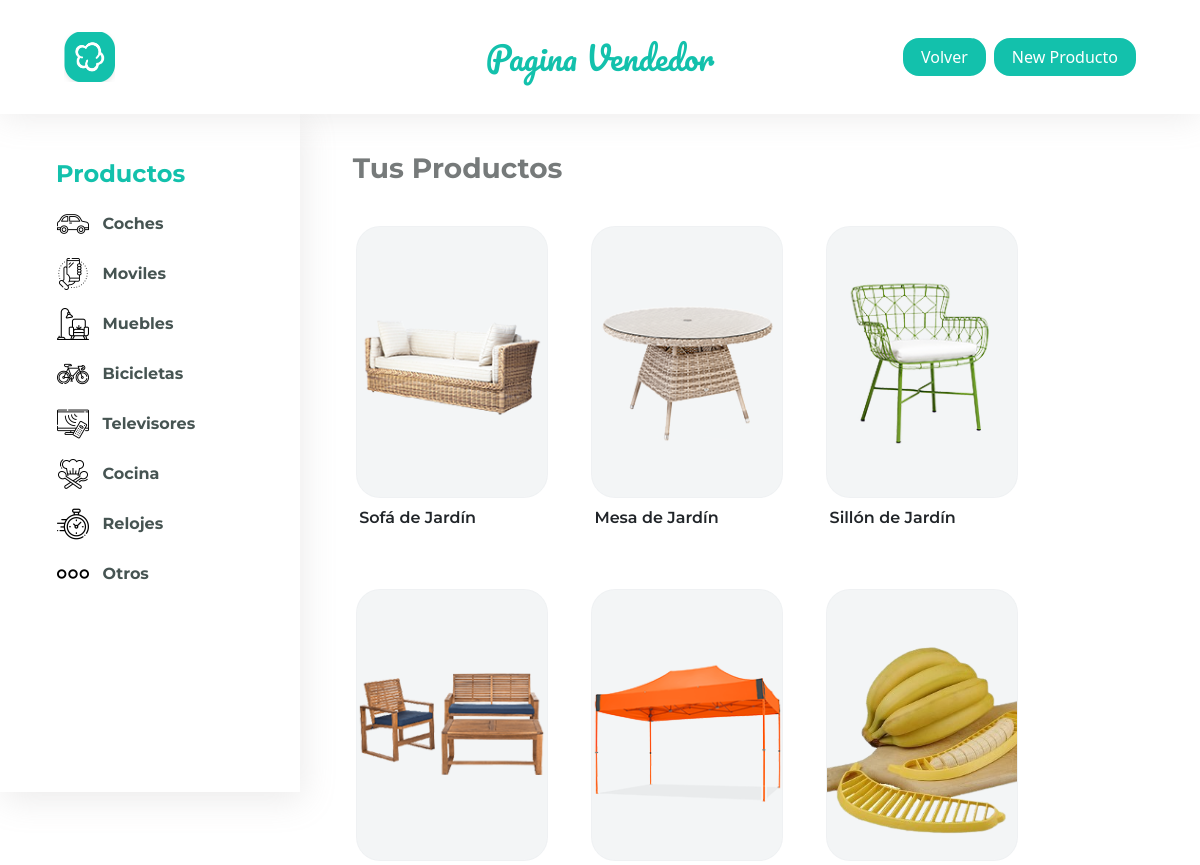
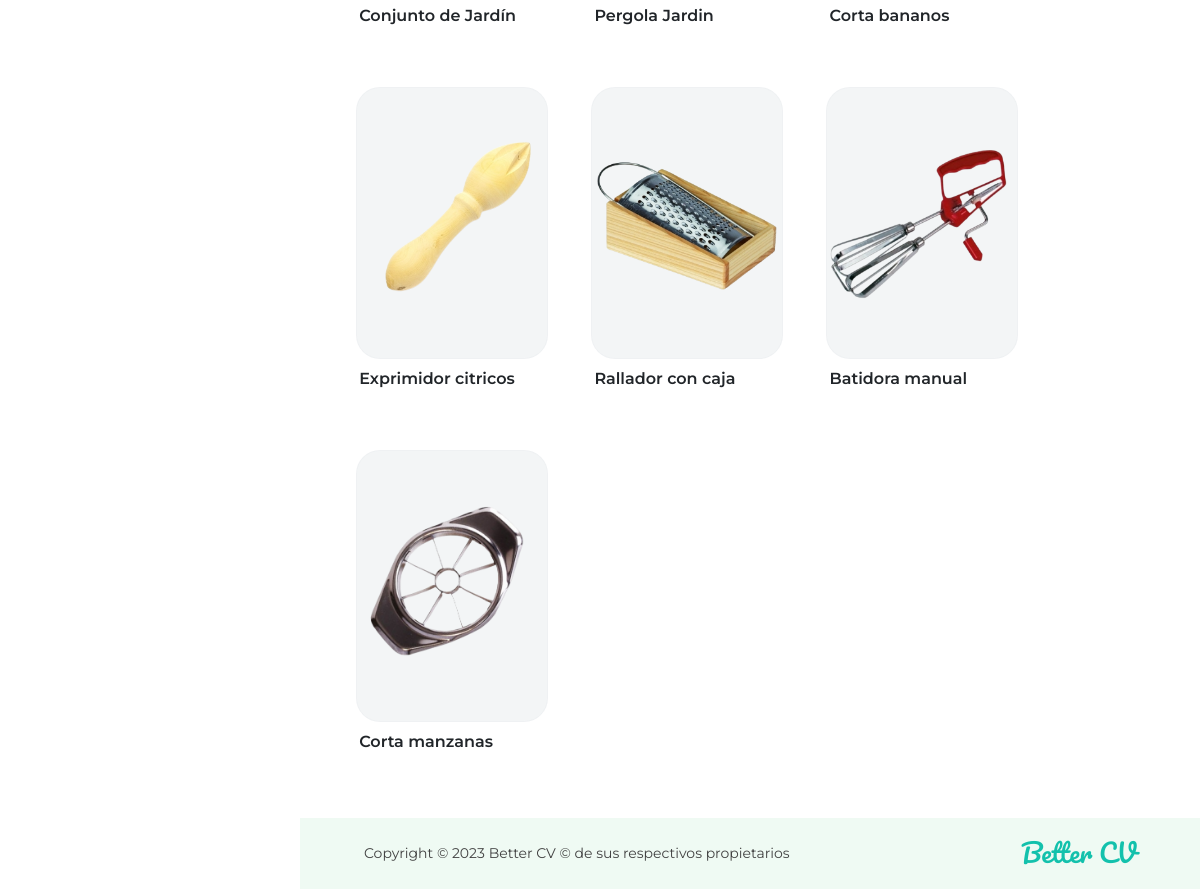
The app's page /pag-vendedores/index.php?id=1 with its own data (2 pictures, top to bottom).
### tables this page shows
CREATE TABLE `productos` (
  `id_prod` int(10) NOT NULL,
  `nombre_prod` varchar(50) NOT NULL,
  `id_vendedor` int(10) NOT NULL,
  `foto_prod` varchar(100) NOT NULL,
  `precio_prod` int(20) NOT NULL,
  `tipo_prod` varchar(50) NOT NULL,
  `etiqueta_producto` varchar(50) NOT NULL,
  `descuento` int(10) NOT NULL
);

### pag-vendedores/index.php (the view, shortened to what this page needs)
<!DOCTYPE html>
<html lang="en">
<head>
    <link rel="stylesheet" href="vendedores.css">
    <link href="https://cdn.jsdelivr.net/npm/bootstrap@5.3.1/dist/css/bootstrap.min.css" rel="stylesheet">
</head>
    <?php
	$id=$_GET['id'];
  ?>
<body>
    <nav>
        <div class="logo"><a href="../pag-vendedores/index.php?prod=.&id=<?php echo $id ?>"><img src="../img/logo-cv.png" alt=""></a></div>
        <div><p class="m-0">Pagina Vendedor</p></div>
        <div class="end">
            <button onclick="location.href='../index.php'">Volver</button>
            <button data-bs-toggle="modal" data-bs-target="#modal_estructura_nuevo_producto">New Producto</button>
        </div>
    </nav>
    <main>
        <section class="lateral">
            <h5>Productos</h5>
            <div class="eleccion">
                <img src="../img/iconos/coche.png" alt="coches">
                <a href="../pag-vendedores/index.php?prod=coches&id=<?php echo $id?>">Coches</a>
            </div>
            <div class="eleccion">
                <img src="../img/iconos/telefono-inteligente.png" alt="moviles">
                <a href="../pag-vendedores/index.php?prod=moviles&id=<?php echo $id?>">Moviles</a>
            </div>
            <div class="eleccion">
                <img src="../img/iconos/muebles.png" alt="muebles">
                <a href="../pag-vendedores/index.php?prod=muebles&id=<?php echo $id?>">Muebles</a>
            </div>
            <div class="eleccion">
                <img src="../img/iconos/bicicleta.png" alt="bicicletas">
                <a href="../pag-vendedores/index.php?prod=bicicletas&id=<?php echo $id?>">Bicicletas</a>
            </div>
            <div class="eleccion">
                <img src="../img/iconos/televisor.png" alt="televisores">
                <a href="../pag-vendedores/index.php?prod=televisores&id=<?php echo $id?>">Televisores</a>
            </div>
            <div class="eleccion">
                <img src="../img/iconos/cocina.png" alt="cocina">
                <a href="../pag-vendedores/index.php?prod=cocina&id=<?php echo $id?>">Cocina</a>
            </div>
            <div class="eleccion">
                <img src="../img/iconos/reloj.png" alt="reloj">
                <a href="../pag-vendedores/index.php?prod=reloj&id=<?php echo $id?>">Relojes</a>
            </div>
            <div class="eleccion">
                <img src="../img/iconos/otros.png" alt="otros">
                <a href="../pag-vendedores/index.php?prod=otros&id=<?php echo $id?>">Otros</a>
            </div>
        </section>
        <section class="pantalla">
            <h3 class="title">Tus Productos</h3>
            <div class="productos">
                <?php
                    $id=$_GET['id'];
					$prod=$_GET['prod'];
                    include ("../conectar.php");
                    $sql_buscar="SELECT * FROM productos WHERE id_vendedor=$id AND tipo_prod like '%$prod%'";
                    $busqueda=mysqli_query($mysql, $sql_buscar);
                    while ($producto=mysqli_fetch_array($busqueda)){
                        echo '
                        <div class="caja">
                            <button data-bs-toggle="modal" data-bs-target="#modal_estructura'.$producto['id_prod'].'" class="img"><img src="../img/'.$producto['foto_prod'].'" alt="foto"></button>
                            <p>'.$producto['nombre_prod'].'</p>
                        </div>
                        ';
                    }
                ?>
            </div>
            <footer>
                <small>Copyright © 2023 Better CV © de sus respectivos propietarios</small>
                <p class="m-0">Better CV</p>
            </footer>
        </section>
    </main>
</body>
</html>

### pag-vendedores/vendedores.css (style rules this page uses)
* { margin: 0; padding: 0; }
nav { width: 100%; display: flex; position: fixed; padding: 2rem 4rem; box-shadow: 0rem 0.2rem 2rem rgba(159, 153, 153, 0.2); background-color: white; z-index: 2; }
nav div { display: flex; flex: 1; justify-content: center; align-items: center; }
nav div p { font-family: "Pacifico", cursive; font-size: 2rem; font-weight: 400; color: #13C1AC; }
nav .logo { display: flex; flex: 1; justify-content: start; align-items: center; }
nav .logo img { width: 3.2rem; }
nav .end { display: flex; justify-content: end; align-items: center; gap: 0.5rem; }
nav .end button { border: 2px solid #13C1AC; border-radius: 1rem; background-color: #13C1AC; padding: 0.3rem 1rem; color: white; font-weight: 500; transition: 0.2s ease-in; }
main { width: 100%; display: flex; }
main .lateral { display: flex; position: fixed; flex-direction: column; justify-content: start; background-color: white; top: 7rem; width: 25%; height: 85vh; padding: 3rem 3rem 2rem 2.5rem; gap: 0.3rem; z-index: 1; box-shadow: 0.2rem 0.5rem 2rem rgba(159, 153, 153, 0.2); }
main .lateral h5 { font-family: "Montserrat", sans-serif; font-size: 1.5rem; font-weight: 700; color: #13C1AC; margin-left: 1rem; }
main .lateral .eleccion { display: flex; position: relative; width: 100%; padding: 0.35rem 0.35rem 0.35rem 1rem; gap: 0.85rem; align-items: center; transition: 0.3s ease-in-out; border: 1px solid transparent; border-radius: 0.5rem; }
main .lateral .eleccion img { width: 2rem; }
main .lateral .eleccion a { text-decoration: none; font-family: "Montserrat", sans-serif; font-size: 1rem; font-weight: 700; color: #465452; }
main .pantalla { display: flex; position: relative; top: 7rem; width: 75%; margin-left: 25%; min-height: 81.7vh; flex-direction: column; }
main .pantalla .title { position: relative; font-family: "Montserrat", sans-serif; color: #767a7a; font-weight: 700; margin: 2.5rem 3rem 2rem 3.3rem; }
main .pantalla .productos { width: 100%; display: flex; padding: 0.5rem 3.5rem 3rem 3.5rem; flex-wrap: wrap; gap: 2.7rem; }
main .pantalla .productos .caja { display: flex; width: 12rem; align-items: start; position: relative; flex-direction: column; gap: 0.5rem; transition: 0.5s ease; }
main .pantalla .productos .caja .img { display: flex; align-items: center; justify-content: center; position: relative; overflow: hidden; -o-object-fit: cover; object-fit: cover; height: 17rem; border: 1px solid rgba(236, 239, 241, 0.6156862745); background-color: rgba(236, 239, 241, 0.6156862745); border-radius: 1.5rem; transition: 0.3s ease; }
main .pantalla .productos .caja .img img { width: 100%; }
main .pantalla .productos .caja p { font-family: "Montserrat", sans-serif; margin-left: 0.2rem; font-weight: 600; }
main .pantalla footer { width: 100%; display: flex; align-items: center; justify-content: space-between; padding: 1rem 4rem; background-color: #EFFAF3; }
main .pantalla footer small { font-family: "Montserrat", sans-serif; color: #424242; }
main .pantalla footer p { font-family: "Pacifico", cursive; font-size: 1.6rem; font-weight: 400; color: #13C1AC; }

### records on screen
productos: foto_prod (picture), nombre_prod "Sofá de Jardín"
productos: foto_prod (picture), nombre_prod "Mesa de Jardín"
productos: foto_prod (picture), nombre_prod "Sillón de Jardín"
productos: foto_prod (picture), nombre_prod "Conjunto de Jardín"
productos: foto_prod (picture), nombre_prod "Pergola Jardin"
productos: foto_prod (picture), nombre_prod "Corta bananos"
productos: foto_prod (picture), nombre_prod "Exprimidor citricos"
productos: foto_prod (picture), nombre_prod "Rallador con caja"
productos: foto_prod (picture), nombre_prod "Batidora manual"
productos: foto_prod (picture), nombre_prod "Corta manzanas"
